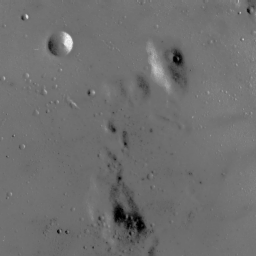
#> input picture Übung 6/moon.png, 256 x 256 px
$ python aufgabenblatt-6_aufgabe-5.py
#> lines starting #> are read from the running program, lines starting #| are printed output that depends on the picture
# -*- coding: utf-8 -*-
"""
Aufgabenblatt 6, Aufgabe 5
"""

import numpy as np
from skimage.io import imread
import matplotlib.pyplot as plt
#import aufgabenblatt-6_aufgabe-4

moon = imread("./moon.png")
#> moon is the input picture: shape (256, 256); min 0, max 250, mean 110.9

def histEqual(img):
    imgHist = np.histogram(img, bins=256, range=(0,256), density=True)
    imgCum = np.cumsum(imgHist[0])
#> imgCum = 256 values from 0.000717 to 1

    transRights = []
    for cum in imgCum:
        new = (len(imgCum) - 1) * cum
        transRights.append(int(new))
#> this loop made 256 passes
#> (cum, new) on passes 1 to 3: (0.000717, 0.183), (0.000916, 0.233), (0.00101, 0.257)
#> after the loop, transRights = 256 values from 0 to 255

    imgEqual = np.copy(img)
    for y in range(imgEqual.shape[0]):
        for x in range(imgEqual.shape[1]):
            imgEqual[y, x] = transRights[img[y, x]]
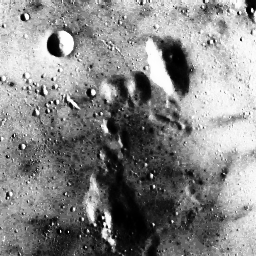
#> imgEqual: shape (256, 256); min 0, max 255, mean 133.4

    return imgEqual, transRights

#1.
plt.figure(1)
plt.imshow(moon, cmap="Greys_r", vmin=0, vmax=255)

plt.figure(2)
moonEqual, _ = histEqual(moon)
plt.imshow(moonEqual, cmap="Greys_r", vmin=0, vmax=255)
plt.show()

#2. und 3.
tileSize = 64 # Größe der Kacheln
moonTileEqual = np.copy(moon)

for y in range(int(moonTileEqual.shape[0]/tileSize)):
    for x in range(int(moonTileEqual.shape[1]/tileSize)):
        tileUp = y * tileSize
        tileDown = y * tileSize + tileSize
        tileLeft = x * tileSize
        tileRight = x * tileSize + tileSize
        moonTileEqual[tileUp:tileDown, tileLeft:tileRight], _ = histEqual(moonTileEqual[tileUp:tileDown, tileLeft:tileRight])
#> this loop made 4 passes
#> pass 1, in histEqual (call 2), `imgEqual = np.copy(img)`:
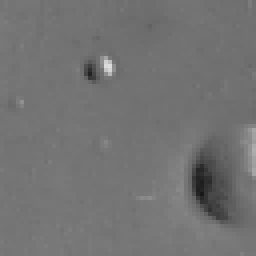
#> imgEqual: shape (64, 64) (shown 4 times larger); min 24, max 221, mean 114.4
#> pass 1, in histEqual (call 3), `imgEqual = np.copy(img)`:
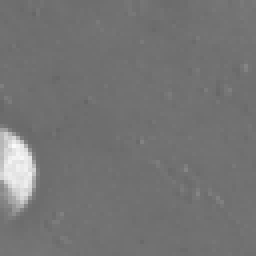
#> imgEqual: shape (64, 64) (shown 4 times larger); min 102, max 250, mean 116.1
#> pass 1, in histEqual (call 4), `imgEqual = np.copy(img)`:
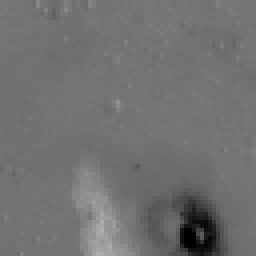
#> imgEqual: shape (64, 64) (shown 4 times larger); min 0, max 176, mean 112.5
#> pass 1, in histEqual (call 5), `imgEqual = np.copy(img)`:
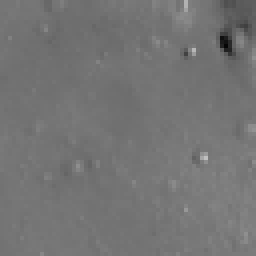
#> imgEqual: shape (64, 64) (shown 4 times larger); min 5, max 191, mean 116
#> after the loop:
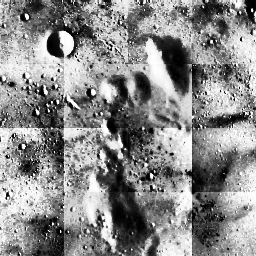
#> moonTileEqual: shape (256, 256); min 0, max 255, mean 137.4

plt.figure(3)
plt.imshow(moonTileEqual, cmap="Greys_r", vmin=0, vmax=255)

"""
Zu Teilaufgabe 2:.
Der Kontrast im Bereich einer einzelnen Kachel wird verstärkt, wobei jede
einzelne Kachel dies unterschiedlich tut, weshalb die Flächen unterschiedlich hell wirken.
Während der Inhalt einer einzelnen Kachel nun besser erkennbar ist, wirkt das
gesamte Bild nur noch schwer erkennbar.

Zu Teilaufgabe 3:
Bei immer kleiner werdenen Kachelgröße verstärkt sich der Effekt aus Teilaufgabe 2,
so ist ab einer Kachelgröße von 16x16 der Mond kaum noch mehr zu erkennen.

Ebenfalls entsteht ab einer Kachelgröße von 8x8 das Problem, dass gar nicht mehr
jeder Wert abgebildet werden kann, wodurch nicht nur kleinere Helligkeitsunterschiede
in einer Kachel verloren gehen, sondern auch global nur eine gewisse Anzahl an Intensitäten
benutzt werden kann, welches die Qualität des Bildes stark verringert.

Zusätzlich kann es bei kleinen Kachelgrößen dazu kommen, dass diese überwiegend aus
weißen Pixel bestehen, da durch den Histogrammausgleich der größte
Wert immer zu Weiß wird, wodurch Informationen verloren gehen, da die
Mondoberfläche überwiegend grau ist mit wenigen weißen Stellen.
"""
